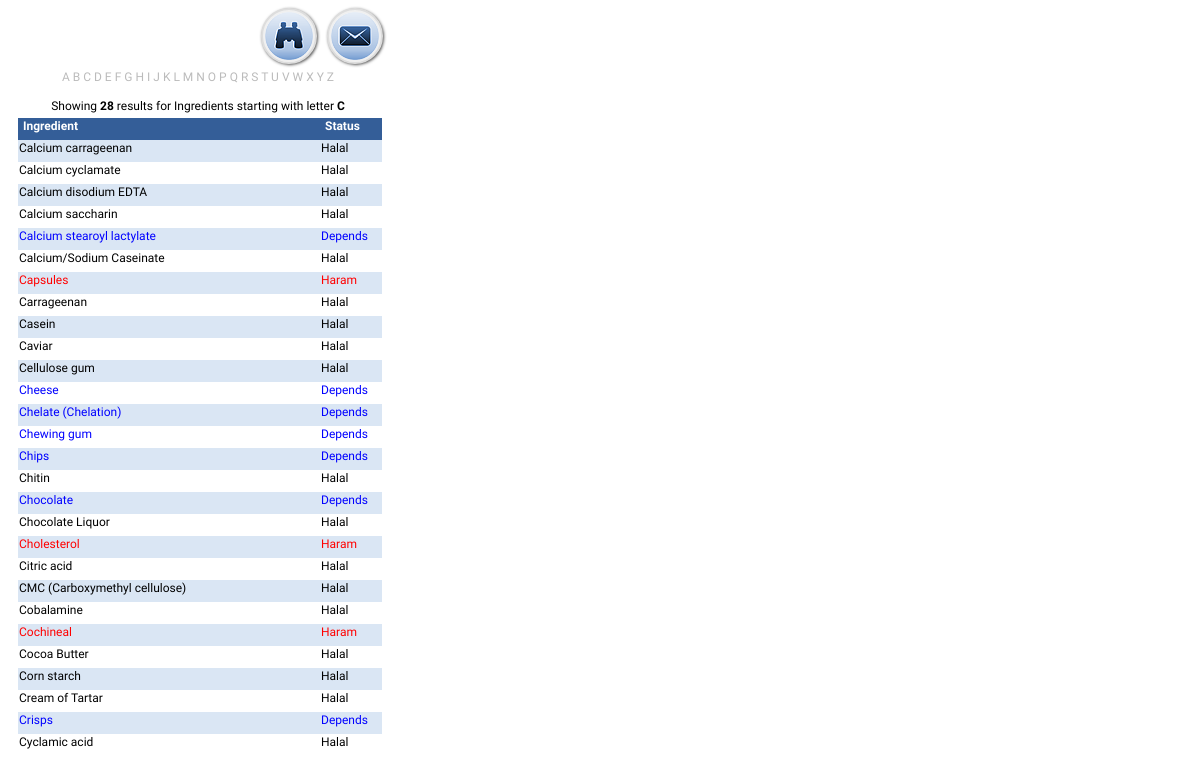
Page /index.php?l=c on the committed database.
### tables this page shows
CREATE TABLE IF NOT EXISTS `ingredient` (
  `id` int(11) NOT NULL AUTO_INCREMENT,
  `iname` varchar(255) NOT NULL,
  `ecode` varchar(10) NOT NULL,
  `id_status` tinyint(4) NOT NULL,
  `desc` text NOT NULL,
  PRIMARY KEY (`id`)
) DEFAULT CHARSET=utf8;

CREATE TABLE IF NOT EXISTS `status` (
  `id` tinyint(4) NOT NULL AUTO_INCREMENT,
  `status_nm` varchar(20) NOT NULL,
  PRIMARY KEY (`id`)
) DEFAULT CHARSET=utf8;

### inc/process.php (the view, shortened to what this page needs)
<?php
$db=new mysqli($dbhost,$dbuser,$dbpass,$dbname);
$s="1";
if(isset($_GET['q'])){
  $s=isset($_GET['s'])?$_GET['s']:$s;
  $query=$_GET['q'];
  $escaped_query = $db->real_escape_string($query);
  if($s=="1"){
    $qry="SELECT a.id,a.iname,a.ecode,b.status_nm,a.desc  "
        ."FROM ingredient a "
        ."LEFT JOIN status b on a.id_status=b.id "
        ."WHERE a.iname LIKE '%".$escaped_query."%'";
  }else{
    $qry="SELECT a.id,a.iname,a.ecode,b.status_nm,a.desc  "
        ."FROM ecode a "
        ."LEFT JOIN status b on a.id_status=b.id "
        ."WHERE a.ecode LIKE '%".$escaped_query."%'";
  }
  $rst="containing <b>".htmlspecialchars($query, ENT_QUOTES, 'UTF-8')."</b></div>\n";
}else{
  $query=isset($_GET['l'])?$_GET['l']:"a";
  $escaped_query = $db->real_escape_string($query);
  $qry="SELECT a.id,a.iname,a.ecode,b.status_nm,a.desc  "
      ."FROM ingredient a "
      ."LEFT JOIN status b on a.id_status=b.id "
      ."WHERE a.iname LIKE '".$escaped_query."%'";
  $rst="starting with letter <b>".htmlspecialchars(strtoupper($query), ENT_QUOTES, 'UTF-8')."</b></div>\n";
}
$res=$db->query($qry) or die("Having error in execution ==".$db->error);
$html="<div class=\"clearHead\"><div class=\"iname\"><b>Ingredient</b></div><div class=\"stat\"><b>Status</b></div></div>\n";
while($row=$res->fetch_row())
{
  $html.="<div class=\"clear\">"
        ."<div class=\"iname\" id=\"lnk".$row[0]."\" href=\"#load".$row[0]."\" rel=\"#load".$row[0]."\" title=\"".($s=="1"?$row[1]:$row[2])."\">".($s=="1"?$row[1]:$row[2])."</div>"
        ."<div class=\"stat\" title=\"".$row[3]."\">".$row[3]."</div>\n"
        ."<div class=\"desc\" id=\"load".$row[0]."\">"
        ."<b>Name</b> : ".$row[1]."<br />"
        .($row[2]!=""?"<b>E-Code</b> : ".$row[2]."<br />":"")
        ."<b>Status</b> : ".$row[3]."<br />"
        ."<b>Description</b><br />".$row[4]."</div></div>\n";
}

### assets/css/halal.css (style rules this page uses)
body { font-size:12px;font-family:'Share',corsive; }
.clear,.clearHead { clear:both;left:20px;margin-left:10px; }
.iname { float:left;width:300px;height:20px;padding:1px; }
.stat { float:left;width:60px;height:20px;padding:1px; }
.clearHead .iname { background-color:#345e98;color:#fff;font-weight:bold;padding-left:5px;width:296px; }
.clearHead .stat { background-color:#345e98;color:#fff;font-weight:bold;padding-left:5px;width:56px; }

### rows in the picture
ingredient: iname "Calcium carrageenan", id_status.status_nm "Halal"
ingredient: iname "Calcium cyclamate", id_status.status_nm "Halal"
ingredient: iname "Calcium disodium EDTA", id_status.status_nm "Halal"
ingredient: iname "Calcium saccharin", id_status.status_nm "Halal"
ingredient: iname "Calcium stearoyl lactylate", id_status.status_nm "Depends"
ingredient: iname "Calcium/Sodium Caseinate", id_status.status_nm "Halal"
ingredient: iname "Capsules", id_status.status_nm "Haram"
ingredient: iname "Carrageenan", id_status.status_nm "Halal"
ingredient: iname "Casein", id_status.status_nm "Halal"
ingredient: iname "Caviar", id_status.status_nm "Halal"
ingredient: iname "Cellulose gum", id_status.status_nm "Halal"
ingredient: iname "Cheese", id_status.status_nm "Depends"
ingredient: iname "Chelate (Chelation)", id_status.status_nm "Depends"
ingredient: iname "Chewing gum", id_status.status_nm "Depends"
ingredient: iname "Chips", id_status.status_nm "Depends"
ingredient: iname "Chitin", id_status.status_nm "Halal"
ingredient: iname "Chocolate", id_status.status_nm "Depends"
ingredient: iname "Chocolate Liquor", id_status.status_nm "Halal"
ingredient: iname "Cholesterol", id_status.status_nm "Haram"
ingredient: iname "Citric acid", id_status.status_nm "Halal"
ingredient: iname "CMC (Carboxymethyl cellulose)", id_status.status_nm "Halal"
ingredient: iname "Cobalamine", id_status.status_nm "Halal"
ingredient: iname "Cochineal", id_status.status_nm "Haram"
ingredient: iname "Cocoa Butter", id_status.status_nm "Halal"
ingredient: iname "Corn starch", id_status.status_nm "Halal"
ingredient: iname "Cream of Tartar", id_status.status_nm "Halal"
ingredient: iname "Crisps", id_status.status_nm "Depends"
ingredient: iname "Cyclamic acid", id_status.status_nm "Halal"

### other values in the picture
$letter "A"
$letter "B"
$letter "C"
$letter "D"
$letter "E"
$letter "F"
$letter "G"
$letter "H"
$letter "I"
$letter "J"
$letter "K"
$letter "L"
$letter "M"
$letter "N"
$letter "O"
